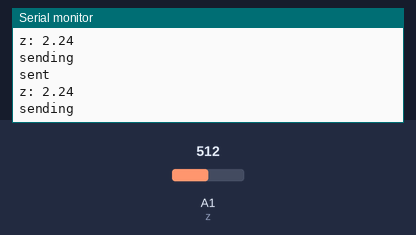
Simulated run of this sketch. Board: Arduino Uno, built with avr-gcc and run on an emulated ATmega328P. Parts: the last lines printed to the serial monitor. The test bench sets the inputs (shaded band); at power-on: A1 (z) = 512.

Above: at 4.2 s.
4.3 s: A1 (z) set to 716
At 5.3 s:
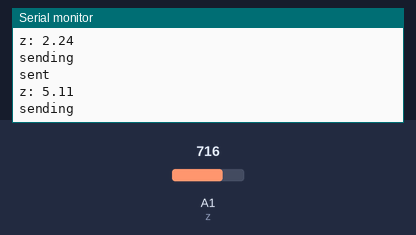
5.8 s: A1 (z) set to 900
At 6.5 s:
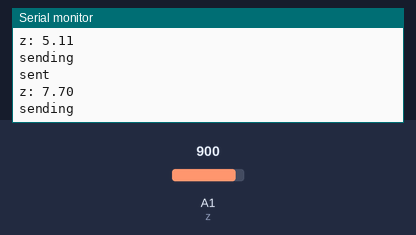
Timing chart, 0 to 8.8 s (numbered marks = the images above; inputs shaded):
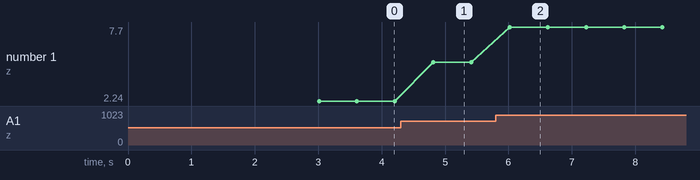

Measured:
- after the input at 4.3 s, the serial monitor: prints a new line after 0.51 s (image 1)
- after the input at 5.8 s, the serial monitor: prints a new line after 0.22 s (image 2)
- plotted number 1: 2.24 → 5.11 after the input at 4.3 s, 5.11 → 7.7 after the input at 5.8 s

The sketch:

NanoV2.ino
```cpp
#include <SoftwareSerial.h>

SoftwareSerial BTSerial(10, 11);
int z = A1;
int y = A2;
int x = A3;

double zRes;
int negative;
int units;
int tenths;
int hundredths;
int checksum;

int g0 = 353;
int g1 = 424 - g0;

unsigned long startT;
unsigned long sec10= (unsigned long ) 10000;

int max = 0;
int min = 1000;
int currentZ;

void setup()
{
  Serial.begin(9600);
  Serial.println("Prepere...");
  BTSerial.begin(38400);
  delay(3000);
  Serial.println("Started max");
  //startT = millis();
}

void loop()
{
  zRes = analogRead(z);
  zRes = (double)(zRes - g0)/(double)g1;
  Serial.print("z: ");
  Serial.println(zRes);
  if (zRes >= 10 || zRes <= -10)
  {
    zRes = 0;
  }

  if (zRes < 0)
  {
    negative = 1;
  }
  else
  {
    negative = 0;
  }

  units = (int) zRes;

  tenths = (int) ((zRes - (double)units)*10.0);
  hundredths = (int) ((zRes - (double)units)*100.0 - ((double) tenths * 10.0));

  units = abs(units);
  tenths = abs(tenths);
  hundredths = abs(hundredths);

  checksum = (negative + units + tenths + hundredths) % 10;

  /*
  if (negative == 1)
  {
    Serial.print("-");
  }

  Serial.print(units);
  Serial.print(".");
  Serial.print(tenths);
  Serial.println(hundredths);
  Serial.println();
  */

  Serial.print("sending\n");
  delay(100);

  BTSerial.write((negative + 48));
  delay(100);
  BTSerial.write((units + 48));
  delay(100);
  BTSerial.write((tenths + 48));
  delay(100);
  BTSerial.write((hundredths + 48));
  delay(100);
  BTSerial.write((checksum + 48));
  delay(100);
  BTSerial.write(33);

  Serial.print("sent\n");

  /*
  BTSerial.write(49);
  delay(50);
  BTSerial.write(49);
  delay(50);
  BTSerial.write(48);
  delay(50);
  BTSerial.write(56);
  delay(50);
  BTSerial.write(48);
  delay(50);
  BTSerial.write(33);
  */

  /*
  while (millis() - startT < sec10)
  {
    //Serial.print("Z: ");
    //Serial.print(analogRead(z));
    currentZ = analogRead(z);
    if (max < currentZ)
    {
      max = currentZ;
    }
  /*
  Serial.print(" X: ");
  Serial.print(analogRead(x));

  Serial.print(" Y: ");
  Serial.println(analogRead(y));

  }

  Serial.print("max val: ");
  Serial.println(max);
  delay(5000);
  Serial.println("Started min");

  startT = millis();
  while (millis() - startT < sec10)
  {
    //Serial.print("Z: ");
    //Serial.print(analogRead(z));
    currentZ = analogRead(z);
    if (min > currentZ)
    {
      min = currentZ;
    }
  }

  Serial.print("min val: ");
  Serial.println(min);
  delay(10000);

  */
}
```
